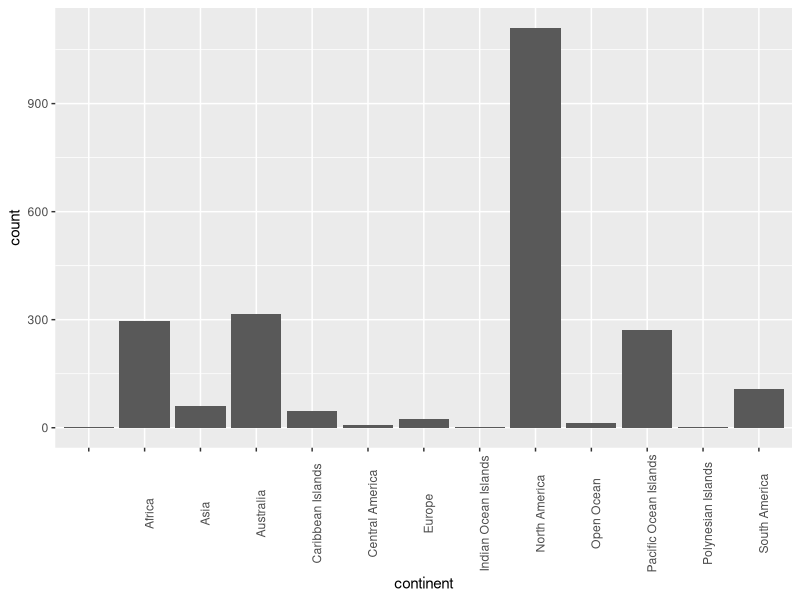
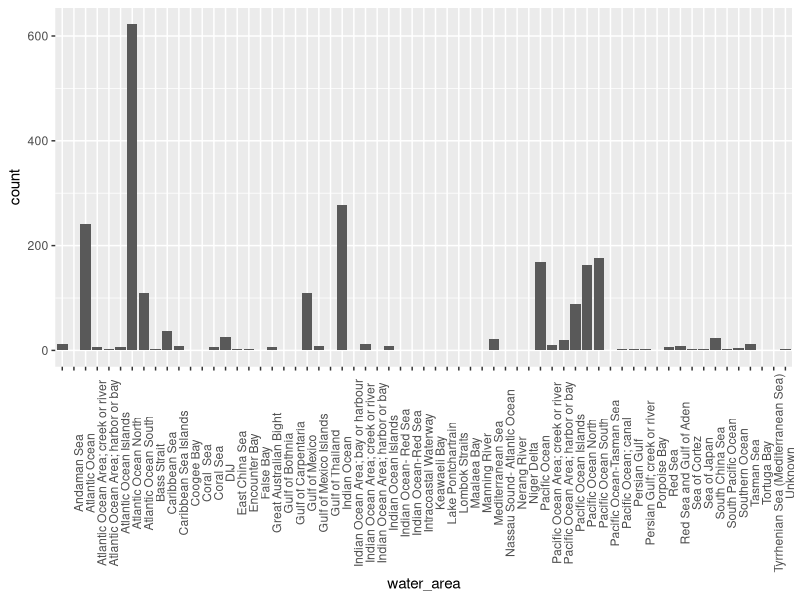

The R script that drew these images, in order:
## ---- chunk 1
library(tidyverse)
## ---- chunk 2

SharkAttackdata <- read.csv("../data/SharkAttackdata.csv")
## ---- chunk 3
ggplot(SharkAttackdata, aes(continent)) +
  geom_bar() + 
  theme(axis.text.x = element_text(angle = 90))

## ---- chunk 4
ggplot(SharkAttackdata, aes(water_area)) +
  geom_bar() + 
  theme(axis.text.x = element_text(angle = 90))


